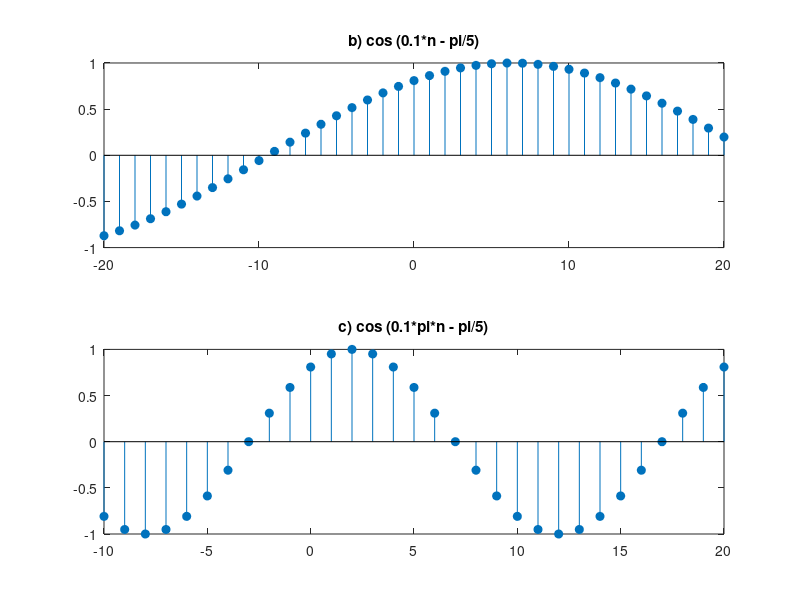

Source code (MATLAB):
n = -20:1:20;
x = cos (0.1*n - pi/5);
subplot(2,1,1);
stem(n,x,'filled');
title('b) cos (0.1*n - pi/5)');

n = -10:1:20;
x = cos (0.1*pi*n - pi/5);
subplot(2,1,2);
stem(n,x,'filled');
title('c) cos (0.1*pi*n - pi/5)');
